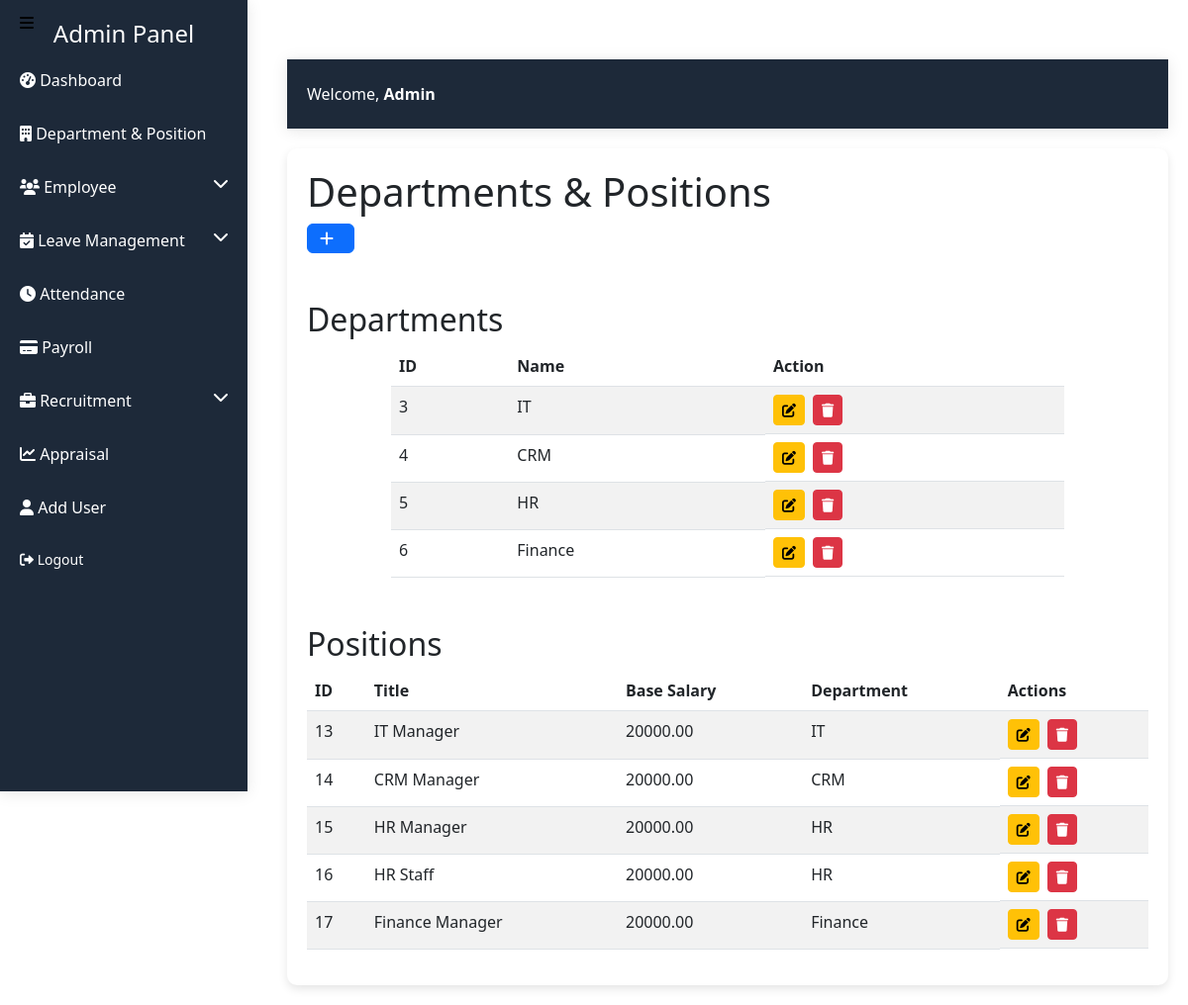
/admin_dashboard/department.php (signed in), run on an earlier commit of the app's database.
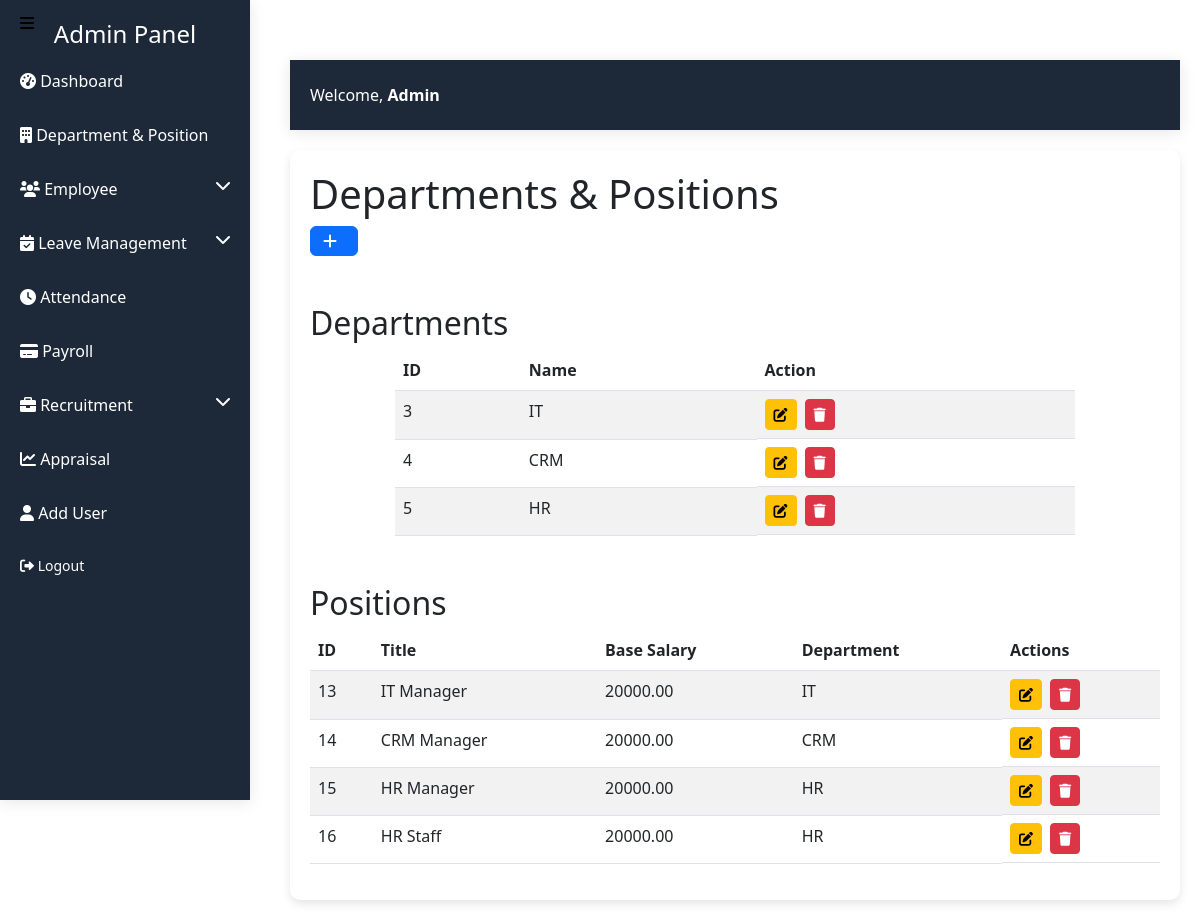
And on a later commit of the database.
### tables this page shows
CREATE TABLE `department` (
  `DepartmentID` int(11) NOT NULL,
  `Name` varchar(100) NOT NULL
);

CREATE TABLE `position` (
  `PositionID` int(11) NOT NULL,
  `Title` varchar(100) NOT NULL,
  `BaseSalary` decimal(10,2) NOT NULL,
  `DepartmentID` int(11) NOT NULL
);

### admin_dashboard/department.php (the view, shortened to what this page needs)
<?php
require_once '../config/config.php';
$departmentsStmt = $conn->query("SELECT * FROM Department");
$departments = $departmentsStmt->fetchAll(PDO::FETCH_ASSOC);
$positionsStmt = $conn->query("
    SELECT p.*, d.Name AS DepartmentName
    FROM Position p
    INNER JOIN Department d ON p.DepartmentID = d.DepartmentID
");
$positions = $positionsStmt->fetchAll(PDO::FETCH_ASSOC);
?>
<!DOCTYPE html>
<html lang="en">
<head>
    <link href="https://cdn.jsdelivr.net/npm/bootstrap@5.3.0/dist/css/bootstrap.min.css" rel="stylesheet">
    <link href="https://cdnjs.cloudflare.com/ajax/libs/font-awesome/6.0.0-beta3/css/all.min.css" rel="stylesheet">
</head>
<body>
<?php include(__DIR__ . '/include/sidebar.php'); ?>
<div class="content">
<?php include(__DIR__ . '/include/header.php'); ?>
        <div class="main-content">
            <h1>Departments & Positions</h1>
            <button class="btn btn-primary btn-new d-flex align-items-center" data-bs-toggle="modal" data-bs-target="#addDataModal">
                <i class="fas fa-plus me-2"></i>
            </button>
            <h2 class="mt-5">Departments</h2>
            <table class="table table-striped" style="width: 80%; margin-left: auto; margin-right: auto;">
                     <thead>
                    <tr>
                        <th>ID</th>
                        <th>Name</th>
                        <th>Action</th>
                    </tr>
                </thead>
                <tbody>
                    <?php foreach ($departments as $department): ?>
                        <tr>
                            <td><?= $department['DepartmentID'] ?></td>
                            <td><?= $department['Name'] ?></td>
                            <td class="d-flex">
                                <a href="edit_department.php?id=<?= $department['DepartmentID'] ?>" class="btn btn-sm btn-warning me-2">
                                    <i class="fas fa-edit"></i>
                                </a>
                                <a href="delete_department.php?id=<?= $department['DepartmentID'] ?>" class="btn btn-sm btn-danger" onclick="return confirm('Are you sure you want to delete this employee?')">
                                    <i class="fas fa-trash"></i>
                                </a>
                            </td>
                        </tr>
                    <?php endforeach; ?>
                </tbody>
            </table>
            <h2 class="mt-5">Positions</h2>
            <table class="table table-striped">
                <thead>
                    <tr>
                        <th>ID</th>
                        <th>Title</th>
                        <th>Base Salary</th>
                        <th>Department</th>
                        <th>Actions</th>
                    </tr>
                </thead>
                <tbody>
                    <?php foreach ($positions as $position): ?>
                        <tr>
                            <td><?= $position['PositionID'] ?></td>
                            <td><?= $position['Title'] ?></td>
                            <td><?= $position['BaseSalary'] ?></td>
                            <td><?= $position['DepartmentName'] ?></td>
                            <td class="d-flex">
                                <a href="edit_position.php?id=<?= $position['PositionID'] ?>" class="btn btn-sm btn-warning me-2">
                                    <i class="fas fa-edit"></i>
                                </a>
                                <a href="delete_position.php?id=<?= $position['PositionID'] ?>" class="btn btn-sm btn-danger" onclick="return confirm('Are you sure you want to delete this employee?')">
                                    <i class="fas fa-trash"></i>
                                </a>
                            </td>
                        </tr>
                    <?php endforeach; ?>
                </tbody>
            </table>
        </div>
    </div>
</body>
</html>

### admin_dashboard/include/sidebar.php (shortened to what this page needs)
<!DOCTYPE html>
<html lang="en">
<head>
    <link href="https://cdn.jsdelivr.net/npm/bootstrap@5.3.0/dist/css/bootstrap.min.css" rel="stylesheet">
    <link href="https://cdnjs.cloudflare.com/ajax/libs/font-awesome/6.0.0-beta3/css/all.min.css" rel="stylesheet">
</head>
<body>
    <div class="sidebar">
        <h4 class="text-center">Admin Panel</h4>
        <a href="dashboard.php"><i class="fa fa-tachometer-alt"></i> Dashboard</a>
        <a href="department.php"><i class="fa fa-building"></i> Department & Position</a>
        <a href="#" class="submenu-toggle" data-bs-toggle="collapse" data-bs-target="#employeeSubmenu">
            <i class="fa fa-users"></i> Employee <i class="fa fa-chevron-down float-end"></i>
        </a>
        <a href="#" class="submenu-toggle" data-bs-toggle="collapse" data-bs-target="#leaveManagementSubmenu">
            <i class="fa fa-calendar-check"></i> Leave Management <i class="fa fa-chevron-down float-end"></i>
        </a>
        <a href="attendance.php"><i class="fa fa-clock"></i> Attendance</a>
        <a href="payroll.php"><i class="fa fa-credit-card"></i> Payroll</a>
        <a href="#" class="submenu-toggle" data-bs-toggle="collapse" data-bs-target="#recruitmentSubmenu">
            <i class="fa fa-briefcase"></i> Recruitment <i class="fa fa-chevron-down float-end"></i>
        </a>
        <a href="appraisal.php"><i class="fa fa-chart-line"></i> Appraisal</a>
        <a href="../login/add_user.php"><i class="fa fa-user"></i> Add User</a>
        <a href="../login/logout.php" class="submenu-item"><i class="fa fa-sign-out-alt"></i> Logout</a>
    </div>
    <button class="navbar-toggler" type="button" aria-expanded="false" aria-label="Toggle navigation" onclick="toggleSidebar()">
        <span class="navbar-toggler-icon"><i class="fa fa-bars"></i></span>
    </button>
    <div class="content">
    </div>
</body>
</html>

### admin_dashboard/include/header.php (shortened to what this page needs)
<!DOCTYPE html>
<html lang="en">
<head>
    <link href="https://cdn.jsdelivr.net/npm/bootstrap@5.3.0/dist/css/bootstrap.min.css" rel="stylesheet">
</head>
<body>
<div class="header">
    <div class="user-info">
        <span>Welcome, <b>Admin</b></span>
    </div>
</div>
</body>
</html>

### admin_dashboard/department.php (style rules this page uses)
body { font-family: Arial, sans-serif; background-color: #f4f7fa; }
.content { margin-left: 270px; padding: 20px; }
.main-content { background: #fff; border-radius: 10px; padding: 20px; box-shadow: 0px 4px 10px rgba(0, 0, 0, 0.1); }
.btn-new { margin-bottom: 20px; }

### admin_dashboard/include/sidebar.php (style rules this page uses)
.sidebar { width: 250px; position: fixed; height: 100vh; background: #1d2939; box-shadow: 0px 2px 15px rgba(0, 0, 0, 0.1); padding-top: 20px; overflow-y: auto; transition: transform 0.3s ease-in-out; }
.sidebar a { text-decoration: none; display: block; padding: 10px 20px; color: #fff; border-radius: 5px; margin: 10px 0; }
.submenu-item { padding-left: 40px; font-size: 14px; }
.content { margin-left: 270px; padding: 20px; }
.text-center { color: #fff; }
.navbar-toggler { background-color: black; border: none; padding: 10px; color: white; font-size: 20px; position: fixed; top: 15px; left: 15px; z-index: 9999; border-radius: 5px; }
.navbar-toggler-icon { color: black; }

### admin_dashboard/include/header.php (style rules this page uses)
.header { height: 70px; display: flex; justify-content: space-between; align-items: center; background: rgb(29,41,57); box-shadow: 0px 2px 15px rgba(0, 0, 0, 0.1); padding: 0 20px; margin-bottom: 20px; }
.user-info { color: #fff; }

What changed in the data, as far as the page shows it:
removed department: DepartmentID "6", Name "Finance"
removed position: PositionID "17", Title "Finance Manager", BaseSalary "20000.00", DepartmentID.Name "Finance"
